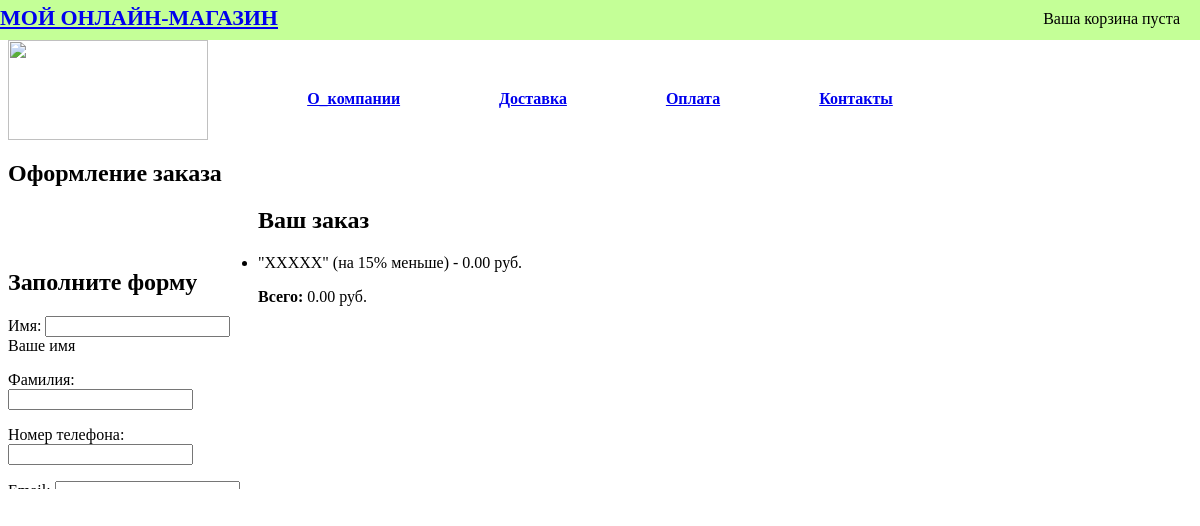
/order/create/ (signed in), run on an earlier commit of the app's database.
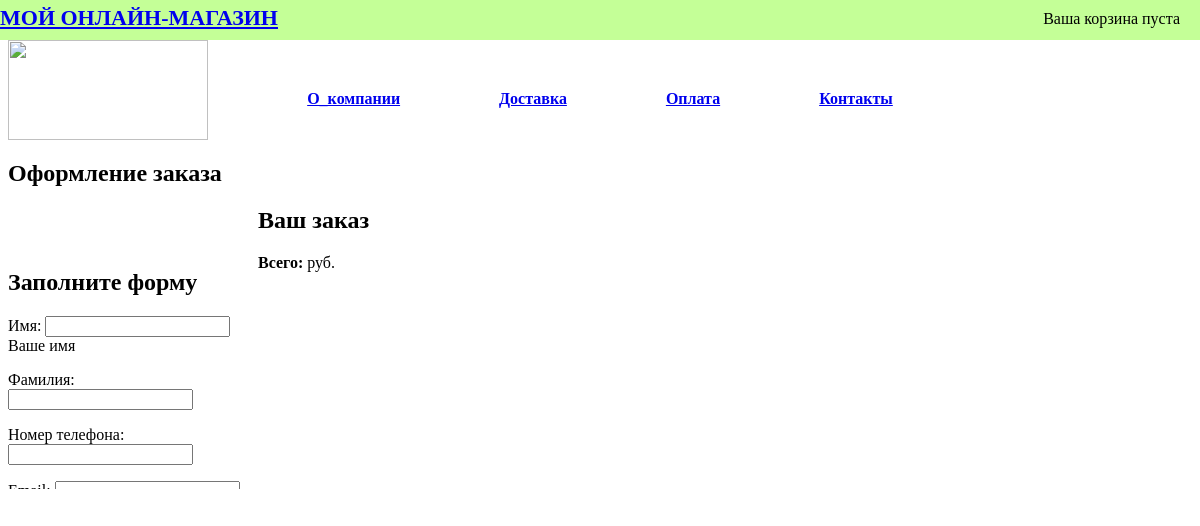
And on a later commit of the database.
### cupons/models.py (models this page shows, shortened)
class Cupon(models.Model):
    class Meta():
        verbose_name_plural = "Купоны"
        verbose_name = "Купон"
    code = models.CharField(max_length=50, unique=True, verbose_name="Код")
    valid_from = models.DateTimeField()
    valid_to = models.DateTimeField()
    discount = models.IntegerField(validators=[MinValueValidator(0), MaxValueValidator(100)])
    active = models.BooleanField()

### orders/views.py (the view, shortened to what this page needs)
def order_create(request):
    cart = Cart(request)
    form = OrderCreateForm()
    return render(request, 'orders/order/create.html', {'cart': cart,
                                                        'form': form})

### orders/forms.py
class OrderCreateForm(forms.ModelForm):
    class Meta:
        model = Order
        fields = ['first_name', 'last_name', 'mobile_number', 'email', 'city',
                  'address', 'postal_code']

### cart/cart.py (called while the page is built)
    @property
    def cupon(self):
        if self.cupon_id:
            return Cupon.objects.get(id=self.cupon_id)
        return None

    def get_discount(self):
        if self.cupon:
            return (self.cupon.discount / Decimal('100')) * self.get_total_price()
        return Decimal('0')

    def get_total_price_after_discount(self):
        return self.get_total_price() - self.get_discount()

    def __len__(self):
        return sum(item['quantity'] for item in self.cart.values())

    def get_total_price(self):
        return sum(Decimal(item['price']) * item['quantity'] for item in self.cart.values())

### cart/context_processors.py (called while the page is built)
def cart(request):
    return {'cart': Cart(request)}

### orders/templates/orders/order/create.html (shortened to what this page needs)
{% extends "catalog/base.html" %}
{% block content %}
  <h1>Оформление заказа</h1>
  <div class="col-sm-4">
    <h2>Заполните форму</h2>
    <form class="order-form" action="." method="post">
      {{ form.as_p }}
    </form>
  </div>
  <div class="order-info col-sm-8">
    <h2>Ваш заказ</h2>
    <ul>
      {% if cart.cupon %}
        <li>
          "{{ cart.cupon.code }}" (на {{ cart.cupon.discount }}% меньше)
          <span> - {{ cart.get_discount|floatformat:"2"}} руб.</span>
        </li>
      {% endif %}
    </ul>
    <p><strong>Всего:</strong> {{ cart.get_total_price_after_discount|floatformat:"2"}} руб.</p>
  </div>
{% endblock %}

What changed in the data, as far as the page shows it:
removed Cupon: cupon.code "XXXXX", cupon.discount "15", get_discount "0.00", get_total_price_after_discount "0.00"
Also different on the page:
text no longer shown: "\" \" (на % меньше) - руб."
